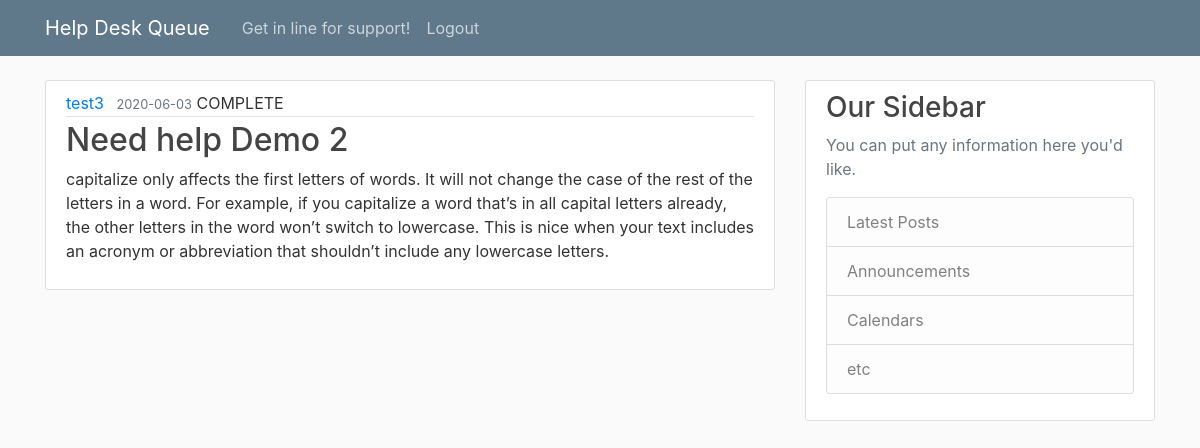
The page /post/2 (signed in) on the database as committed earlier.
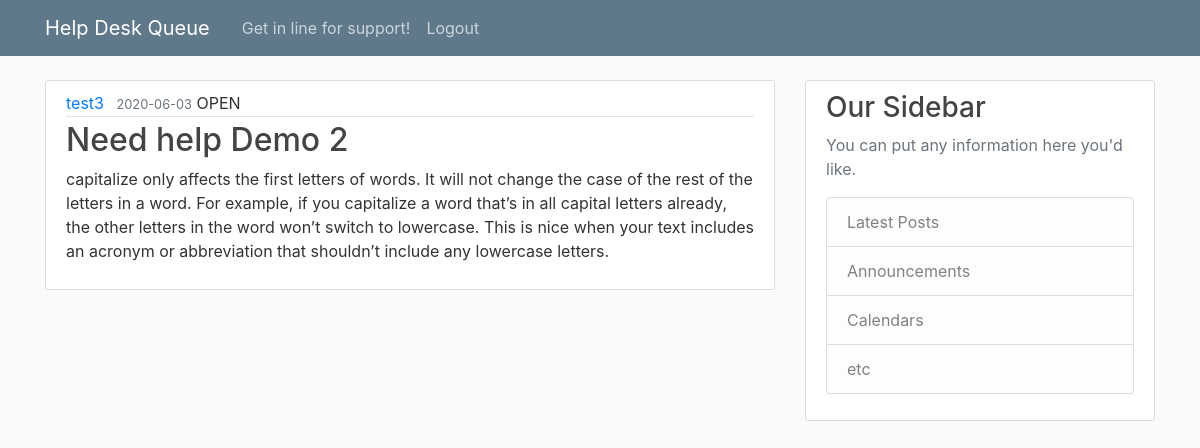
The same page on the database as committed later.
### helpdeskqueue/models.py (models this page shows, shortened)
class User(db.Model, UserMixin):
    id = db.Column(db.Integer, primary_key = True)
    username = db.Column(db.String(20), unique = True, nullable = False)
    user_type = db.Column(db.String(20), unique = True, nullable = False)
    email = db.Column(db.String(120), unique = True, nullable = False)
    password = db.Column(db.String(60), nullable = False)
    posts = db.relationship('Post', backref = 'author', lazy = True)

class Post(db.Model):
    id = db.Column(db.Integer, primary_key = True)
    title = db.Column(db.String(100), nullable = False)
    date_posted = db.Column(db.DateTime, nullable = False, default = datetime.utcnow)
    content = db.Column(db.Text, nullable = False)
    category = db.Column(db.Text, nullable = False)
    status = db.Column(db.Text, nullable = False)
    user_id = db.Column(db.Integer, db.ForeignKey('user.id'), nullable = False)
    notes = db.Column(db.String, nullable = True)
    assisted_by = db.Column(db.String, nullable = True)

### helpdeskqueue/routes.py (the view, shortened to what this page needs)
@app.route("/post/<int:post_id>", methods = ['GET', 'POST'])
@login_required
def post(post_id):
    admin = 'admin'
    status = ['open', 'assisting']
    form = QueueForm()
    post = Post.query.get_or_404(post_id)
    return render_template('post.html', title = post.title, post = post, admin = admin, status = status, form = form)

### helpdeskqueue/models.py (called while the page is built)
@login_manager.user_loader
def load_user(user_id):
    return User.query.get(int(user_id))

### helpdeskqueue/templates/post.html (shortened to what this page needs)
{% extends 'layout.html' %}
{% block content %}
    <article class="media content-section">
        <div class="media-body">
          <div class="article-metadata">
            <a class="mr-2" href="{{ url_for('user_posts', username = post.author.username) }}">{{ post.author.username }}</a>
            <small class="text-muted">{{ post.date_posted.strftime('%Y-%m-%d') }}</small>
            <a class = "uppercase">{{ post.status }}</a>
          </div>
          <h2 class = "article-title">{{ post.title }}</h2>
          <p class= "article-content">{{ post.content }}</p>
        </div>
      </article>
{% endblock content %}

### helpdeskqueue/templates/layout.html (shortened to what this page needs)
<!DOCTYPE html>
<html lang="en">
<head>
    <link rel="stylesheet" href="https://stackpath.bootstrapcdn.com/bootstrap/4.5.0/css/bootstrap.min.css">
    <link rel="stylesheet" type="text/css" href="{{ url_for('static', filename = 'main.css') }}">
</head>
<body>
    <header class="site-header">
        <nav class="navbar navbar-expand-md navbar-dark bg-steel fixed-top">
        <div class="container">
            <a class="navbar-brand mr-4" href="/">Help Desk Queue</a>
            <div class="collapse navbar-collapse" id="navbarToggle">
              <div class="navbar-nav">
                {% if current_user.user_type == 'admin'%}
                  <a class="nav-item nav-link" href="{{url_for('admin')}}">God Mode</a>
                  <a class="nav-item nav-link" href="{{url_for('logout')}}">Logout</a>
                {% elif current_user.is_authenticated %}
                  <a class="nav-item nav-link" href="{{url_for('create_post')}}">Get in line for support!</a>
                  <a class="nav-item nav-link" href="{{url_for('logout')}}">Logout</a>
                {% endif %}
              </div>
          </div>
        </nav>
    </header>
    <main role="main" class="container">
        <div class="row">
          <div class="col-md-8">
            {% block content %}{% endblock content%}
          </div>
          <div class="col-md-4">
            <div class="content-section">
              <h3>Our Sidebar</h3>
              <p class='text-muted'>You can put any information here you'd like.
                <ul class="list-group">
                  <li class="list-group-item list-group-item-light">Latest Posts</li>
                  <li class="list-group-item list-group-item-light">Announcements</li>
                  <li class="list-group-item list-group-item-light">Calendars</li>
                  <li class="list-group-item list-group-item-light">etc</li>
                </ul>
              </p>
            </div>
          </div>
        </div>
      </main>
</body>
</html>

### helpdeskqueue/static/main.css (style rules this page uses)
body { background: #fafafa; color: #333333; margin-top: 5rem; }
h1, h2, h3, h4, h5, h6 { color: #444444; }
.bg-steel { background-color: #5f788a; }
.site-header .navbar-nav .nav-link { color: #cbd5db; }
.content-section { background: #ffffff; padding: 10px 20px; border: 1px solid #dddddd; border-radius: 3px; margin-bottom: 20px; }
.article-title { color: #444444; }
.article-content { white-space: pre-line; }
.article-metadata { padding-bottom: 1px; margin-bottom: 4px; border-bottom: 1px solid #e3e3e3 }
.uppercase { text-transform: uppercase; }

Rows that differ between the two databases and show on the page:
changed Post "Need help Demo 2": status "COMPLETE" → "OPEN"
